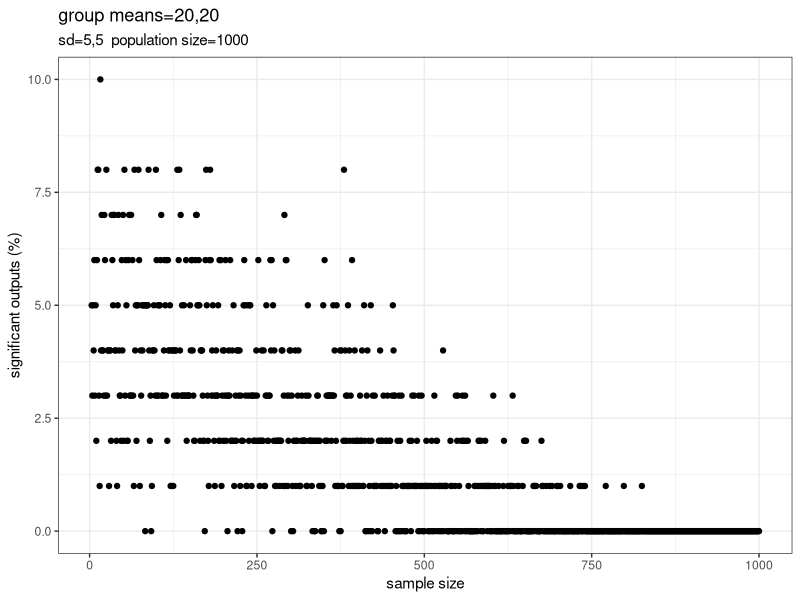

The R script that drew this image:
#need this package for plotting (may need to install first)
library(ggplot2)

#settings:
iterations = 100 #number of subsamples at each sample size
popn=1000 #population size
low=3 #min sample size
high=1000 #max sample size
amean=20 #mean for sample a. if same as b, interpret significant outputs as type I error
bmean=20 #mean for sample b
sda=5 #standard deviation for a
sdb=5 #standard deviation for b

#run simulations
output <- matrix(ncol=1, nrow=iterations)
output2 <- matrix(ncol=1, nrow=high-low+1)

a <- rnorm(popn, amean, sda)
b <- rnorm(popn, bmean, sdb)

for (j in low:high){
  for (i in 1:iterations){
    a1 <- sample(a, size=j, replace=FALSE)
    b1 <- sample(b, size=j, replace=FALSE)
    t <- t.test(a1,b1)
    output[i]<-round(t$p.value,3)
    sig <- length(which(output<0.05))
  }
  output2[j-low+1]<-(sig/iterations*100)
}

output2 <- data.frame(output2)
output2$n <- low:high
ggplot(output2, aes(x=n, y=output2))+geom_point()+
  ggtitle(paste('group means=',amean,",", bmean, sep=""), 
          paste("sd=",sda,",",sdb,"  population size=",popn, sep=""))+
  ylab("significant outputs (%)")+xlab("sample size")+theme_bw()
